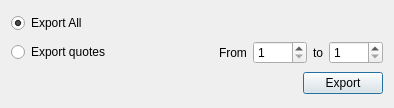
<?xml version="1.0" encoding="UTF-8"?>
<ui version="4.0">
 <class>ExportDialog</class>
 <widget class="QDialog" name="ExportDialog">
  <property name="geometry">
   <rect>
    <x>0</x>
    <y>0</y>
    <width>394</width>
    <height>108</height>
   </rect>
  </property>
  <property name="windowTitle">
   <string>Export Quotes</string>
  </property>
  <property name="windowIcon">
   <iconset resource="../resources/resources.qrc">
    <normaloff>:/icons/custom-icons/license.png</normaloff>:/icons/custom-icons/license.png</iconset>
  </property>
  <layout class="QVBoxLayout" name="verticalLayout">
   <item>
    <widget class="QRadioButton" name="radioButton">
     <property name="text">
      <string>Export All</string>
     </property>
     <property name="checked">
      <bool>true</bool>
     </property>
    </widget>
   </item>
   <item>
    <layout class="QHBoxLayout" name="horizontalLayout">
     <item>
      <widget class="QRadioButton" name="radioButton_2">
       <property name="text">
        <string>Export quotes</string>
       </property>
      </widget>
     </item>
     <item>
      <spacer name="horizontalSpacer">
       <property name="orientation">
        <enum>Qt::Horizontal</enum>
       </property>
       <property name="sizeHint" stdset="0">
        <size>
         <width>40</width>
         <height>20</height>
        </size>
       </property>
      </spacer>
     </item>
     <item>
      <widget class="QLabel" name="label">
       <property name="text">
        <string>From</string>
       </property>
      </widget>
     </item>
     <item>
      <widget class="QSpinBox" name="spinBox">
       <property name="minimum">
        <number>1</number>
       </property>
       <property name="maximum">
        <number>9999</number>
       </property>
      </widget>
     </item>
     <item>
      <widget class="QLabel" name="label_2">
       <property name="text">
        <string>to</string>
       </property>
      </widget>
     </item>
     <item>
      <widget class="QSpinBox" name="spinBox_2">
       <property name="wrapping">
        <bool>false</bool>
       </property>
       <property name="minimum">
        <number>1</number>
       </property>
       <property name="maximum">
        <number>9999</number>
       </property>
      </widget>
     </item>
    </layout>
   </item>
   <item>
    <layout class="QHBoxLayout" name="horizontalLayout_3">
     <item>
      <spacer name="horizontalSpacer_2">
       <property name="orientation">
        <enum>Qt::Horizontal</enum>
       </property>
       <property name="sizeHint" stdset="0">
        <size>
         <width>40</width>
         <height>20</height>
        </size>
       </property>
      </spacer>
     </item>
     <item>
      <widget class="QPushButton" name="ExportQuotes">
       <property name="text">
        <string>Export</string>
       </property>
       <property name="icon">
        <iconset resource="../resources/resources.qrc">
         <normaloff>:/icons/custom-icons/file-download.png</normaloff>:/icons/custom-icons/file-download.png</iconset>
       </property>
      </widget>
     </item>
    </layout>
   </item>
  </layout>
 </widget>
 <tabstops>
  <tabstop>radioButton</tabstop>
  <tabstop>radioButton_2</tabstop>
  <tabstop>spinBox</tabstop>
  <tabstop>spinBox_2</tabstop>
  <tabstop>ExportQuotes</tabstop>
 </tabstops>
 <resources>
  <include location="../resources/resources.qrc"/>
 </resources>
 <connections/>
</ui>
